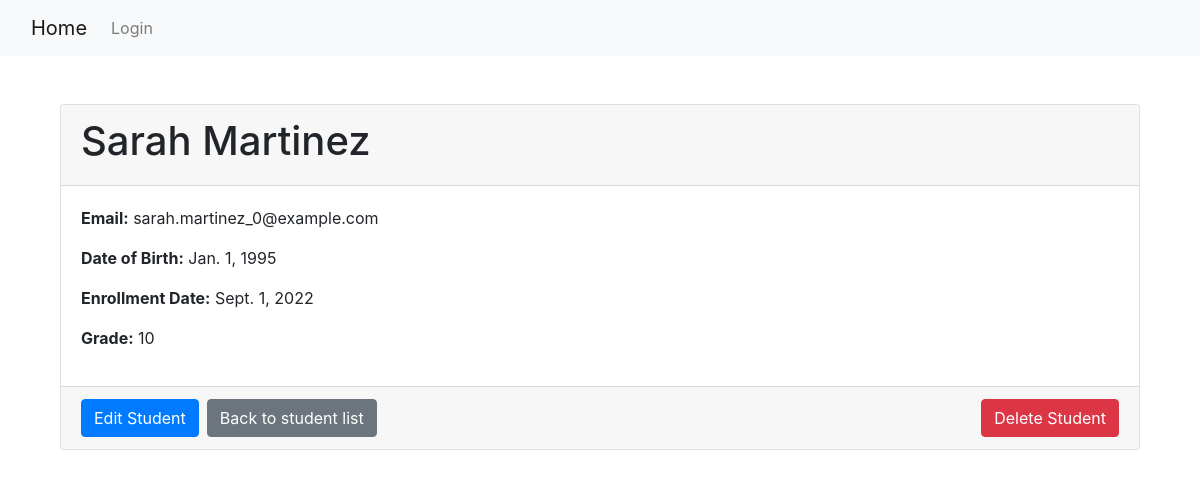
Page /54/ on the committed database.
### students/models.py (models this page shows, shortened)
class Student(models.Model):
    first_name = models.CharField(max_length=30)
    last_name = models.CharField(max_length=30)
    email = models.EmailField()
    date_of_birth = models.DateField()
    enrollment_date = models.DateField()
    grade = models.IntegerField()

### students/views.py (the view)
# urls.py: path('<int:pk>/', views.student_detail, name='student_detail'),  # View a student's details
def student_detail(request, pk):
    student = get_object_or_404(Student, pk=pk)
    return render(request, 'students/student_detail.html', {'student': student})

### students/templates/students/student_detail.html (shortened to what this page needs)
{% extends 'base.html' %}
{% block content %}
    <div class="container mt-5">
        <div class="card">
            <div class="card-header">
                <h1>{{ student.first_name }} {{ student.last_name }}</h1>
            </div>
            <div class="card-body">
                <p><strong>Email:</strong> {{ student.email }}</p>
                <p><strong>Date of Birth:</strong> {{ student.date_of_birth }}</p>
                <p><strong>Enrollment Date:</strong> {{ student.enrollment_date }}</p>
                <p><strong>Grade:</strong> {{ student.grade }}</p>
            </div>
            <div class="card-footer d-flex justify-content-between">
                <a href="{% url 'student_edit' student.pk %}" class="btn btn-primary mr-2">Edit Student</a>
                <a href="{% url 'student_list' %}" class="btn btn-secondary">Back to student list</a>
                <form method="POST" action="{% url 'student_delete' student.pk %}" class="ml-auto">
                    <button type="submit" class="btn btn-danger">Delete Student</button>
                </form>
            </div>
        </div>
    </div>
{% endblock %}

### rows in the picture
Student: first_name "Sarah", last_name "Martinez", email "sarah.martinez_0@example.com", date_of_birth "Jan. 1, 1995", enrollment_date "Sept. 1, 2022", grade "10"
